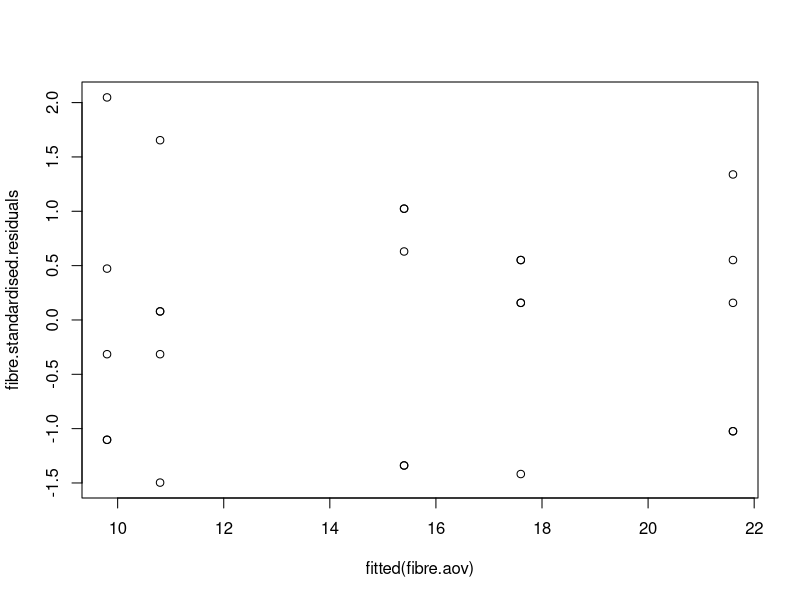

Generate this figure with R:
# Example 9.1 Cotton / Tentsile strength data

rm(list = ls())
# Make the data frame 

r1 <- c(7,7,15,11,9)
r2 <- c(12,17,12,18,18)
r3 <- c(14,18,18,19,19)
r4 <- c(19,25,22,19,23)
r5 <- c(7,10,11,15,11)

strength <- c(r1,r2,r3,r4,r5)

# create list of cotton percentages 
p <- rep(c(15,20,25,30,35), c(5,5,5,5,5))
# Convert cotton percentages data to factor datatype
percent <- factor(p)

# Create dataframe with tensile strength and cotton percentages
fibre <- data.frame(strength, percent)

rm(r1, r2, r3, r4, r5, strength, p, percent)
fibre


# Calculate the point-estimates and 95% CIs for each treatment mean


# Mean for all the strength percentiles in the entry
mu_hat <-mean(fibre$strength)

# Mean for percentage 15
u1 <- mean(fibre$strength[fibre$percent==15])
# Mean for percentage 20
u2 <- mean(fibre$strength[fibre$percent==20])
# Mean for percentage 25
u3 <- mean(fibre$strength[fibre$percent==25])
# Mean for percentage 30
u4 <- mean(fibre$strength[fibre$percent==30])
# Mean for percentage 35
u5 <- mean(fibre$strength[fibre$percent==35])

# t_hat for each of the percentages
t_hat1 <- (u1 - mu_hat)
t_hat2 <- (u2 - mu_hat)
t_hat3 <- (u3 - mu_hat)
t_hat4 <- (u4 - mu_hat)
t_hat5 <- (u5 - mu_hat)

# ANOVA Table analysis of strength againist percentage
fibre.aov <- aov(strength ~ percent, data = fibre)
summary(fibre.aov)

# Chapter 10 residual analysis here and continue

# Calculate the observed residuals
fibre.residuals <- residuals(fibre.aov)
fibre.residuals

# For observed standard residuals for this particular dataset use MS-residuals and ni where ni = 5 in this case
sigma.squared.estimate <- 8.06

# Calculate observed standard residuals 
fibre.standardised.residuals <- fibre.residuals / sqrt(sigma.squared.estimate*(1-1/5))
fibre.standardised.residuals

# Plot the observed standardised residuals againist the observed fitted values
plot(fitted(fibre.aov), fibre.standardised.residuals)
